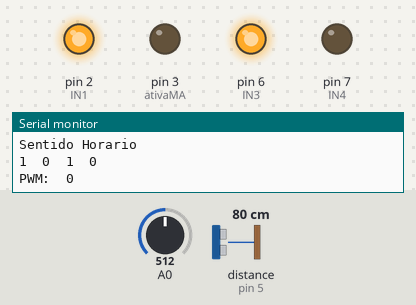
Bench run of a sketch on a simulated Arduino Uno, built with avr-gcc and run on an emulated ATmega328P. Shown: output pins drawn as LEDs (lit = HIGH), the last lines printed to the serial monitor. The inputs (shaded band) are chosen by the test bench; at power-on: A0 = 512, distance to the obstacle (sensor on pin 5) 80 cm. The echo pulse lasts 58.3 µs per cm; pins used as bus, display or sensor lines are not drawn.

Above: at 1.2 s.
1.3 s: A0 set to 511
At 2.4 s:
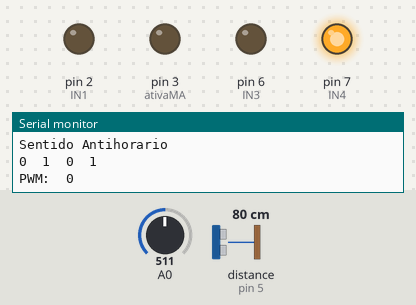
2.8 s: A0 set to 306
At 4.0 s:
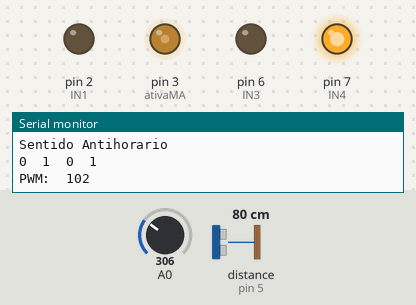
4.3 s: A0 set to 122
At 4.9 s:
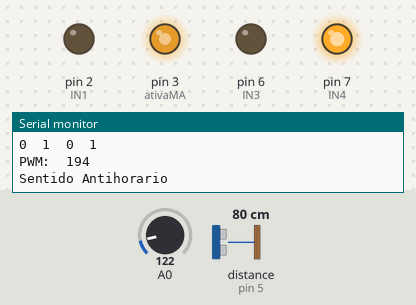
5.8 s: A0 set to 521
At 6.7 s:
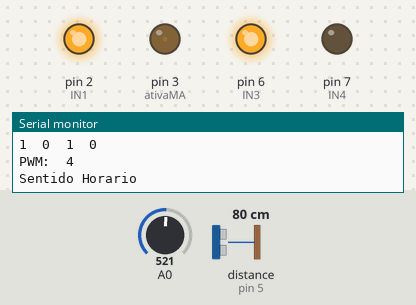
7.3 s: A0 set to 502
At 8.4 s:
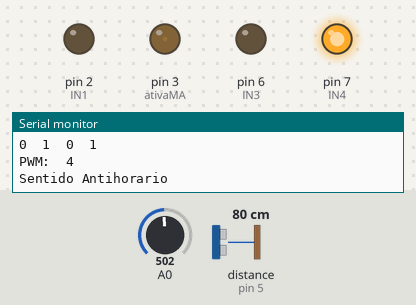
8.8 s: distance to the obstacle (sensor on pin 5) set to 18 cm
Timing chart, 0 to 11.8 s (numbered marks = the images above; inputs shaded):
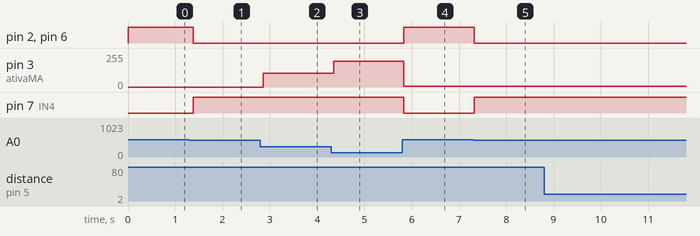

The sketch:

pratica4-2.ino.ino
```cpp
/*---------------------------------------------
# AUTOR: Cecilia Virginia e Jessica Terto
# DATA:  07/11/2019
# DESCRICAO:
#        Pratica 4 - Parte 1 2 e 3 -Sistemas Digitais 1 - 2019.2
#
#---------------------------------------------- */

#include <Servo.h>
#include <Ultrasonic.h>

int valor = 0, trig = 4, echo = 5;
int led = 3;
int converte =0;
int distancia = 0;
int IN1 = 2, IN2 = 4, IN3 = 6, IN4 = 7, ativaMA = 3, ativaMB = 5;
int pwm_horario=0, pwm_antihorario=0;
int sentido;

Servo carrinho;
Ultrasonic visao(trig,echo);

void setup() {
  Serial.begin(9600);
  pinMode(A0,INPUT);
  //pinMode(led,OUTPUT);
  pinMode(IN1,OUTPUT);
  pinMode(IN2,OUTPUT);
  pinMode(IN3,OUTPUT);
  pinMode(IN4,OUTPUT);
  pinMode(ativaMA,OUTPUT);
  pinMode(ativaMB,OUTPUT);

  //carrinho.attach(led);

}

void loop() {

valor = analogRead(A0);
  if(valor>=512){
    digitalWrite(IN1,HIGH);
    digitalWrite(IN2,LOW);
    digitalWrite(IN3,HIGH);
    digitalWrite(IN4,LOW);
    pwm_horario = map(valor,512,1023,0,255);
    analogWrite(ativaMA,pwm_horario);
    analogWrite(ativaMB,pwm_horario);
    sentido=0;

  } else if(valor<=511){
    digitalWrite(IN1,LOW);
    digitalWrite(IN2,HIGH);
    digitalWrite(IN3,LOW);
    digitalWrite(IN4,HIGH);
    pwm_antihorario = map(valor,511,0,0,255);
    analogWrite(ativaMA,pwm_antihorario);
    analogWrite(ativaMB,pwm_antihorario);
    sentido=1;

  }
if(sentido==0){
  Serial.print("Sentido Horario");
  Serial.print("\n");
  Serial.print(digitalRead(IN1));
  Serial.print("\t");
  Serial.print(digitalRead(IN2));
  Serial.print("\t");
  Serial.print(digitalRead(IN3));
  Serial.print("\t");
  Serial.print(digitalRead(IN4));
  Serial.print("\t");
  Serial.print("\n");
  Serial.print("PWM:");
  Serial.print("\t");
  Serial.print(pwm_horario);
  Serial.print("\n");

} else if(sentido==1){
  Serial.print("Sentido Antihorario");
  Serial.print("\n");
  Serial.print(digitalRead(IN1));
  Serial.print("\t");
  Serial.print(digitalRead(IN2));
  Serial.print("\t");
  Serial.print(digitalRead(IN3));
  Serial.print("\t");
  Serial.print(digitalRead(IN4));
  Serial.print("\t");
  Serial.print("\n");
  Serial.print("PWM:");
  Serial.print("\t");
  Serial.print(pwm_antihorario);
  Serial.print("\n");
}
//converte = map(valor,0,1023,0,255);
//  carrinho.write(converte);
//  analogWrite(led,converte);
//  Serial.print(valor);
//  Serial.print("\t");
//  Serial.print(converte);
//  Serial.print("\n");


distancia = visao.Ranging(CM);
//Serial.print(distancia);
//Serial.print("\n");

  delay(100);


}
```

Measured:
- the behaviour switches between 512 and 511 on A0 (found by bisection; images 0 and 1)
- after the input at 1.3 s, pin 2 (IN1), pin 6 (IN3): HIGH → LOW after 0.08 s; pin 7 (IN4): LOW → HIGH after 0.08 s
- after the input at 2.8 s, pin 3 (ativaMA): 0/255 → 102/255 after 0.06 s
- after the input at 4.3 s, pin 3 (ativaMA): 102/255 → 194/255 after 0.05 s
- after the input at 5.8 s, pin 2 (IN1), pin 6 (IN3): LOW → HIGH at once; pin 3 (ativaMA): 194/255 → 4/255 at once; pin 7 (IN4): HIGH → LOW at once
- after the input at 7.3 s, pin 2 (IN1), pin 6 (IN3): HIGH → LOW at once; pin 7 (IN4): LOW → HIGH at once
